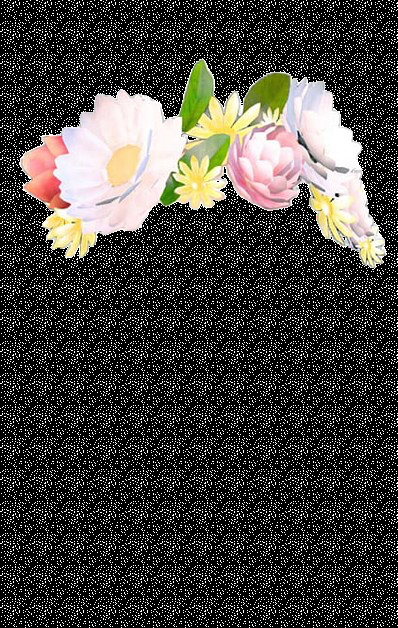
#> input picture assets/crown.png, 398 x 628 px, given in place of filtering_img.png, which was not available
$ python 06_image_filtering.py
#> lines starting #> are read from the running program, lines starting #| are printed output that depends on the picture; after the words box and inside, x2 and y2 are one past the last pixel; in counts of white or black regions, pixels touching at a corner belong together; pictures that were not available may be replaced by others from this repository, and a replacement may not be noted
# Concept: Image Filtering
# Filtering modifies every pixel based on its neighbors.
# Each filter below has a different goal: smoothing, noise removal, or edge-aware blurring.
# All five results are displayed side by side in one window.

import cv2
import numpy as np
from constants import filtering_input_img

img = cv2.imread(filtering_input_img)   # Load the source image
#> img is the input picture: shape (628, 398, 3); mean B, G, R 60.3, 64, 66.3

# Gaussian Blur: replaces each pixel with a weighted average of its neighbors.
# The weights follow a bell curve (Gaussian): closer neighbors matter more.
# Best for: general smoothing and pre-processing before edge detection.
gaussian = cv2.GaussianBlur(img, (5, 5), 0)
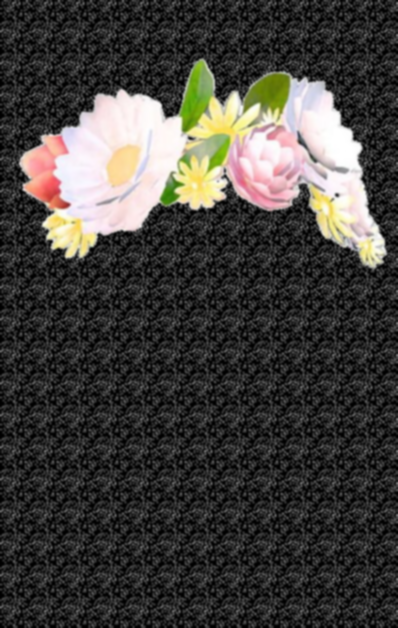
#> gaussian: shape (628, 398, 3); mean B, G, R 60.4, 64.1, 66.4

# Median Blur: replaces each pixel with the median value of its neighborhood.
# Resistant to extreme values (salt-and-pepper noise) that would skew an average.
# Best for: removing random black or white speckle noise.
median = cv2.medianBlur(img, 5)
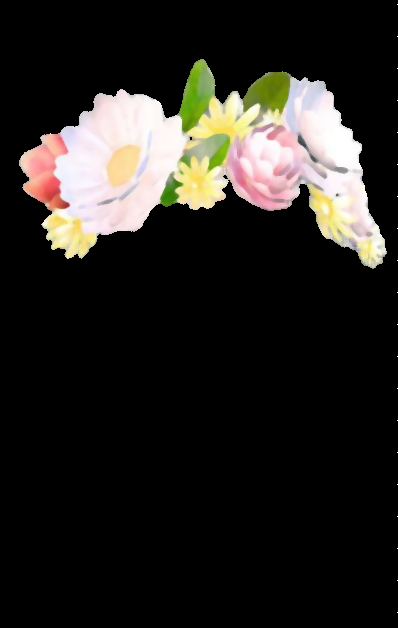
#> median: shape (628, 398, 3); mean B, G, R 31.4, 35.3, 37.7

# Bilateral Filter: blurs the image while keeping edges sharp.
# It weighs neighbors by both distance and color similarity, so edges are preserved.
# Best for: noise removal where you still need clear object boundaries.
bilateral = cv2.bilateralFilter(img, 9, 75, 75)

# Sharpening via custom kernel: amplifies differences between a pixel and its neighbors.
# The center value (10) boosts the pixel; the -1 values subtract surrounding influence.
# Best for: making blurry images look crisper.
sharpen_kernel = np.array([[0, -1, 0],
                            [-1, 10, -1],
                            [0, -1, 0]])
sharpened = cv2.filter2D(img, -1, sharpen_kernel)
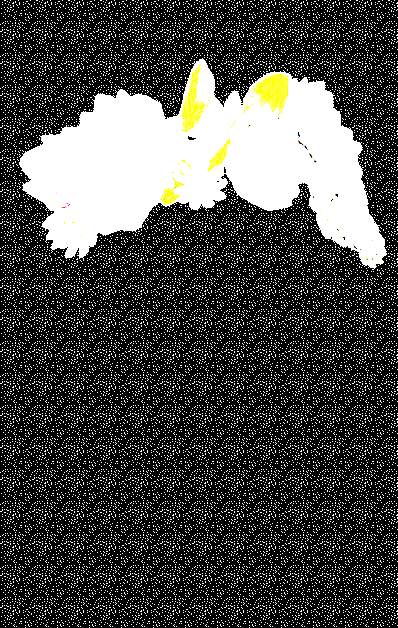
#> sharpened: shape (628, 398, 3); mean B, G, R 69.3, 71, 71

# Resize all images to the same height before stacking (they may differ slightly)
h = img.shape[0]
#> h = 628
def resize_to_height(im, target_h):
#> called with target_h = 628
    ratio = target_h / im.shape[0]
#> ratio = 1
    return cv2.resize(im, (int(im.shape[1] * ratio), target_h))

# Stack all five panels horizontally into one wide window
panels = [resize_to_height(x, h) for x in [img, gaussian, median, bilateral, sharpened]]
#> panels = 5 items
combined = np.hstack(panels)
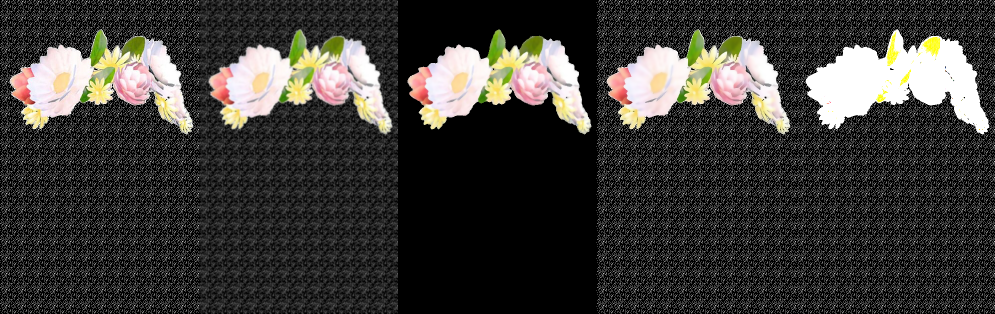
#> combined: shape (628, 1990, 3) (shown at 1/2 size); mean of channels 0, 1, 2 56.4, 59.7, 61.6; drawn as B, G, R

# Add a label at the top of each panel
labels = ["Original", "Gaussian", "Median", "Bilateral", "Sharpened"]
panel_w = panels[0].shape[1]
#> panel_w = 398
for i, label in enumerate(labels):
    cv2.putText(combined, label, (i * panel_w + 8, 28),
                cv2.FONT_HERSHEY_SIMPLEX, 0.7, (0, 255, 0), 2)
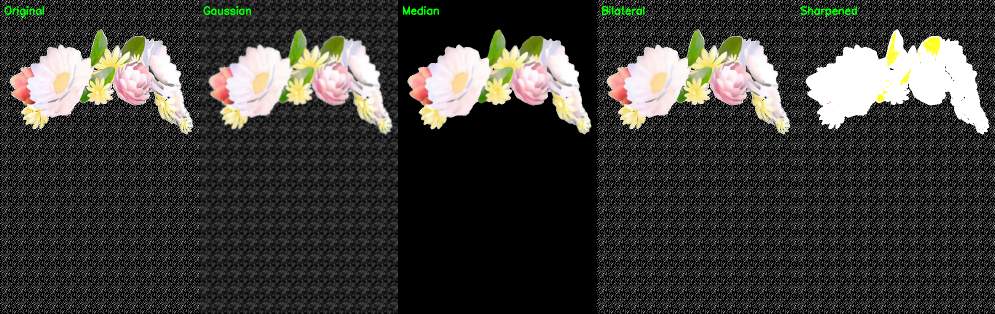
#> combined: shape (628, 1990, 3) (shown at 1/2 size); 0.29% of pixels changed, all inside (x1, y1, x2, y2) = (9, 12, 1714, 35); drawn as B, G, R

cv2.imshow("Filters: Original | Gaussian | Median | Bilateral | Sharpened", combined)
cv2.waitKey(0)
cv2.destroyAllWindows()
